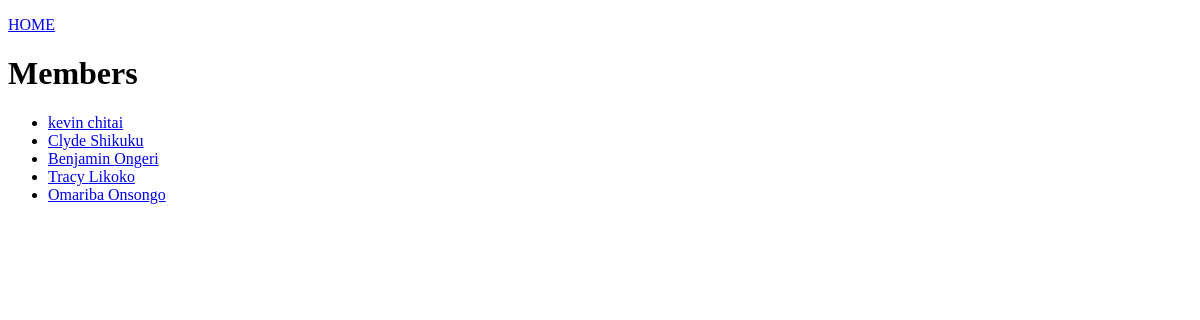
/members/, run on an earlier commit of the app's database.
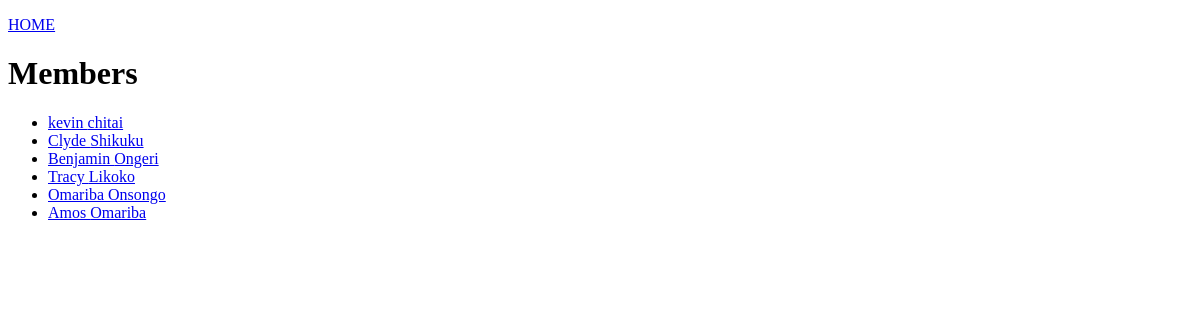
And on a later commit of the database.
### members/models.py (models this page shows, shortened)
class Member(models.Model):
    firstname = models.CharField(max_length=255)
    lastname = models.CharField(max_length=255)
    age = models.IntegerField(null=True, blank=True)
    phone_number = models.IntegerField(null=True)
    joined_date = models.DateField(null=True)
    slug = models.SlugField(default="", null=False)

### members/views.py (the view)
# urls.py: path("members/", views.members, name="members"),
def members(request):
    mymembers = Member.objects.all().values()
    template = loader.get_template("all_members.html")
    context = {
        "mymembers": mymembers
    }
    return HttpResponse(template.render(context, request))

### members/templates/all_members.html (shortened to what this page needs)
{% extends "master.html" %}
{% block content %}
  <p><a href="/">HOME</a></p>
  <h1>Members</h1>
  <ul>
    {% for x in mymembers %}
      <li><a href="details/{{ x.id }}">{{ x.firstname }} {{ x.lastname }}</a></li>
    {% endfor %}
  </ul>
{% endblock %}

### members/templates/master.html (shortened to what this page needs)
<!DOCTYPE html>
<html lang="en">
<head>
</head>
<body>
    {% block content %}
    {% endblock %}
</body>
</html>

What changed in the data, as far as the page shows it:
added Member: firstname "Amos", lastname "Omariba"
